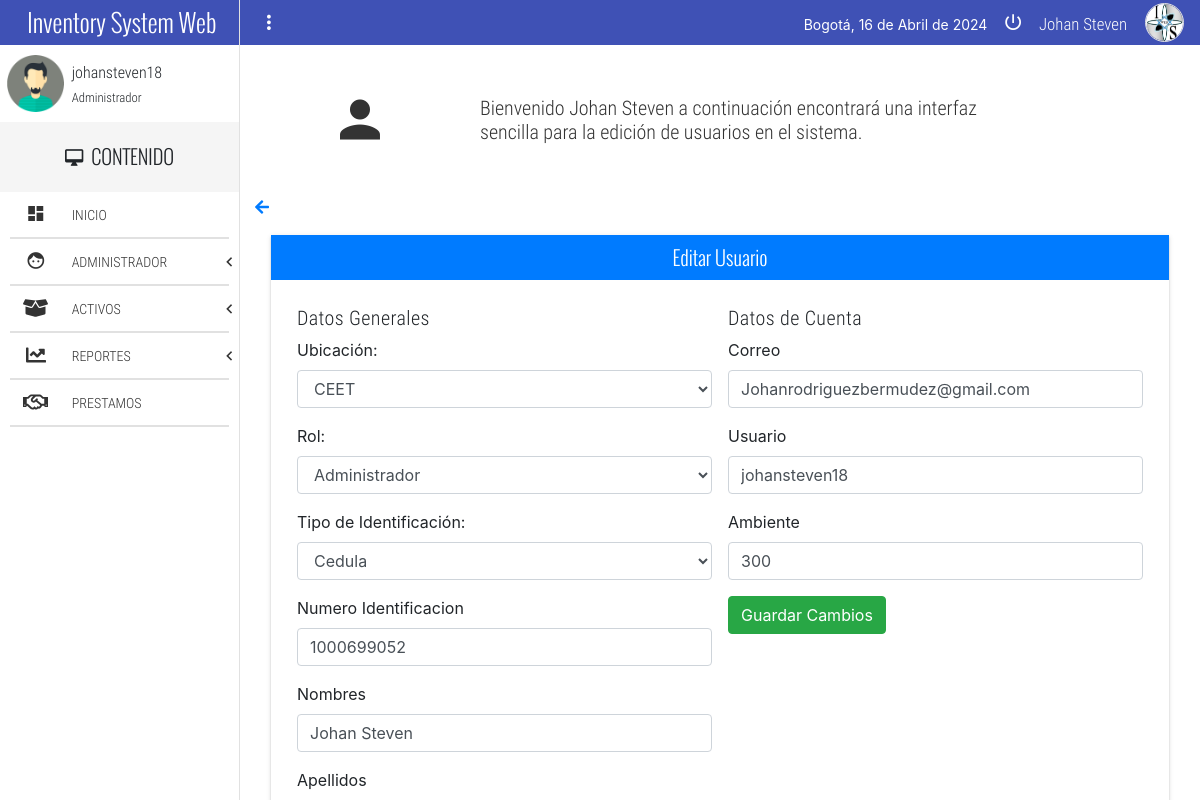
The page /ejecutar.php?c=Usuarios&a=modificar&id=1 (signed in) on the database its author committed.
### tables this page shows
CREATE TABLE `usuarios` (
  `idUsuario` int NOT NULL COMMENT 'cambiotres',
  `Sede_idSede` int NOT NULL,
  `Rol_idRol` int NOT NULL,
  `TipoIdentificacion_idTipoIdentificacion` int NOT NULL,
  `Identificacion` int DEFAULT NULL,
  `Nombres` varchar(250) DEFAULT NULL,
  `Apellidos` varchar(250) DEFAULT NULL,
  `Direccion` varchar(250) DEFAULT NULL,
  `Telefono` varchar(250) DEFAULT NULL,
  `Correo` varchar(250) DEFAULT NULL,
  `Usuario` varchar(250) DEFAULT NULL,
  `Contrasena` varchar(250) DEFAULT NULL,
  `activacion` int DEFAULT '1',
  `token_password` varchar(100) DEFAULT NULL,
  `password_request` int DEFAULT '0',
  `Ambiente` int DEFAULT NULL,
  `Estado` int NOT NULL DEFAULT '1',
  `Fecha_registro` date NOT NULL
);

CREATE TABLE `sede` (
  `idSede` int NOT NULL,
  `NombreSede` varchar(250) DEFAULT NULL,
  `Dirección` varchar(250) DEFAULT NULL,
  `Ciudad` varchar(250) DEFAULT NULL
);

CREATE TABLE `rol` (
  `idRol` int NOT NULL,
  `NombreRol` varchar(250) DEFAULT NULL
);

CREATE TABLE `tipoidentificacion` (
  `idTipoIdentificacion` int NOT NULL,
  `NombreIdentificacion` varchar(250) DEFAULT NULL
);

### controllers/Usuarios.php (called while the page is built, shortened)
<?php
class UsuariosController
{
	public function __construct()
	{
		require_once "models/UsuariosModel.php";
	}
	public function modificar($id)
	{
		$usuarios = new Usuarios_model();
		$sede = new Usuarios_model();
		$rol = new Usuarios_model();
		$tidentificacion = new Usuarios_model();
		$data["sede"] = $sede->get_sede();
		$data["rol"] = $rol->get_rol();
		$data["tipo"] = $tidentificacion->get_tipo();
		$data["idUsuarios"] = $id;
		$data["usuarios"] = $usuarios->get_usuario($id);
		$data["titulo"] = "Usuarios";
		require_once "views/usuarios/usuarios_modifica.php";
	}
}

### config/database.php (called while the page is built, shortened)
<?php
class Conectar
{
	public static function conexion()
	{
		$conexion = new mysqli("localhost", "root", "Johan12345*", "InventoryWeb");
		return $conexion;
	}
}

### models/UsuariosModel.php (called while the page is built, shortened)
<?php
class Usuarios_model
{
	private $db;
	private $usuarios;
	public function __construct()
	{
		$this->db = Conectar::conexion();
		$this->usuarios = array();
	}
	public function get_sede()
	{
		$sql = "SELECT * FROM sede";
		$resultado = $this->db->query($sql);
		while ($row = $resultado->fetch_assoc()) {
			$this->usuarios[] = $row;
		}
		return $this->usuarios;
	}
	public function get_rol()
	{
		$sql = "SELECT * FROM rol";
		$resultado = $this->db->query($sql);
		while ($row = $resultado->fetch_assoc()) {
			$this->usuarios[] = $row;
		}
		return $this->usuarios;
	}
	public function get_tipo()
	{
		$sql = "SELECT * FROM tipoidentificacion";
		$resultado = $this->db->query($sql);
		while ($row = $resultado->fetch_assoc()) {
			$this->usuarios[] = $row;
		}
		return $this->usuarios;
	}
	public function get_usuario($id)
	{
		$sql = "SELECT idUsuario,Sede_idSede,TipoIdentificacion_idTipoIdentificacion,Rol_idRol, NombreSede,NombreRol,NombreIdentificacion,Identificacion ,Nombres,Apellidos,Direccion,Telefono,Correo,Usuario,Ambiente,Fecha_Registro From usuarios INNER JOIN rol ON Rol_idRol = idRol INNER JOIN tipoidentificacion ON TipoIdentificacion_idTipoIdentificacion = idTipoidentificacion INNER JOIN sede ON Sede_idSede = idSede WHERE idUsuario='$id' LIMIT 1";
		$resultado = $this->db->query($sql);
		$row = $resultado->fetch_assoc();
		return $row;
	}
}

### views/usuarios/usuarios_modifica.php (the view, shortened to what this page needs)
<!DOCTYPE html>
<html>
<head>
	<link rel="stylesheet" type="text/css" href="estilodelistas.css">
	<?php include 'assets/includes/scripts.php'; ?>
	<link rel="stylesheet" href="assets/css/bootstrap.min.css">
</head>
<body>
	<div class="full-width navBar">
		<?php include 'assets/includes/barraprincipal.php';  ?>
	</div>
	<section class="full-width navLateral">
		<div class="full-width navLateral-bg btn-menu"></div>
		<?php include 'assets/includes/barralateral.php';  ?>
	</section>
	<section class="full-width pageContent">
		<section class="full-width header-well">
			<div class="full-width header-well-icon">
				<i class="zmdi zmdi-account"></i>
			</div>
			<div class="full-width header-well-text">
				<p class="text-condensedLight">
					Bienvenido <?php echo $_SESSION['usuari']; ?> a continuación encontrará una interfaz <br>
					sencilla para la edición de usuarios en el sistema.
				</p>
			</div>
		</section>
		<div class="container">
			<a href="ejecutar.php?c=Usuarios&a=index"><i class="fas fa-arrow-left"><button id="guardar" name="guardar" type="submit" class="btn-cancelar"></button></i></a>
			<form id="nuevo" name="nuevo" method="POST" action="ejecutar.php?c=Usuarios&a=actualizar" autocomplete="off">
				<div class="mdl-tabs__panel is-active" id="tabNewAdmin">
					<div class="mdl-grid">
						<div class="mdl-cell mdl-cell--4-col-phone mdl-cell--8-col-tablet mdl-cell--12-col-desktop">
							<div class="full-width panel mdl-shadow--2dp">
								<div class="full-width panel-tittle bg-primary text-center tittles">
									Editar Usuario
								</div>
								<div class="full-width panel-content">
									<div class="mdl-grid">
										<div class="mdl-cell mdl-cell--4-col-phone mdl-cell--8-col-tablet mdl-cell--6-col-desktop">
											<h5 class="text-condensedLight">Datos Generales</h5>
											<div class="form-group">
												<label for="serial">Ubicación: </label>
												<select class="form-control" name="Sede_idSede" id="Sede_idSede">
													<option value="<?php echo $data["usuarios"]["Sede_idSede"]; ?>" selected><?php echo $data["usuarios"]["NombreSede"]; ?></option>
												</select>
											</div>
											<div class="form-group">
												<label for="serial">Rol: </label>
												<select class="form-control" name="Rol_idRol" id="Rol_idRol">
													<option value="<?php echo $data["usuarios"]["Rol_idRol"]; ?>" selected><?php echo $data["usuarios"]["NombreRol"]; ?></option>
												</select>
											</div>
											<div class="form-group">
												<label for="serial">Tipo de Identificación: </label>
												<select class="form-control" name="TipoIdentificacion_idTipoIdentificacion" id="TipoIdentificacion_idTipoIdentificacion">
													<option value="<?php echo $data["usuarios"]["TipoIdentificacion_idTipoIdentificacion"]; ?>" selected><?php echo $data["usuarios"]["NombreIdentificacion"]; ?></option>
												</select>
											</div>
											<div class="form-group">
												<label for="nidentificacion">Numero Identificacion</label>
												<input type="text" class="form-control" id="Identificacion" name="Identificacion" value="<?php echo $data["usuarios"]["Identificacion"] ?>" />
											</div>
											<div class="form-group">
												<label for="Nombres">Nombres</label>
												<input type="text" class="form-control" id="Nombres" name="Nombres" value="<?php echo $data["usuarios"]["Nombres"] ?>" />
											</div>
											<div class="form-group">
												<label for="Apellidos">Apellidos</label>
											</div>
										</div>
										<div class="mdl-cell mdl-cell--4-col-phone mdl-cell--8-col-tablet mdl-cell--6-col-desktop">
											<h5 class="text-condensedLight">Datos de Cuenta</h5>
											<div class="form-group">
												<label for="correo">Correo</label>
												<input type="text" class="form-control" id="Correo" name="Correo" value="<?php echo $data["usuarios"]["Correo"] ?>" />
											</div>
											<div class="form-group">
												<label for="usuario">Usuario</label>
												<input type="text" class="form-control" id="Usuario" name="Usuario" value="<?php echo $data["usuarios"]["Usuario"] ?>" />
											</div>
											<div class="form-group">
												<label for="tusuario">Ambiente</label>
												<input type="text" class="form-control" id="Ambiente" name="Ambiente" value="<?php echo $data["usuarios"]["Ambiente"] ?>" />
											</div>
											<button id="guardar" name="guardar" type="submit" class="btn btn-success">Guardar Cambios</button>
										</div>
									</div>
								</div>
							</div>
						</div>
					</div>
				</div>
			</form>
		</div>
	</section>
</body>
</html>

### css/main.css (style rules this page uses)
html, body { width: 100%; height: 100%; margin: 0; padding: 0; font-size: 16px; font-family: "RobotoRegular"; position: relative; background-color: #fff; }
.text-condensedLight { font-family: "RobotoCondensedLight"; }
.text-center { text-align: center; }
.tittles { font-family: "OswaldLight"; }
.full-width { margin: 0; padding: 0; width: 100%; box-sizing: border-box; }
.panel { height: auto; }
.panel-tittle { height: 45px; display: block; line-height: 45px; color: #fff; font-size: 20px; }
.panel-content { display: block; padding: 10px; }
.header-well, .header-well-icon, .header-well-text { min-height: 150px; height: auto; }
.header-well { position: relative; }
.header-well-icon, .header-well-text { position: absolute; top: 0; color: #333; }
.header-well-icon { left: 0; width: 25%; }
.header-well-icon i, .header-well-text p { position: absolute; top: 50%; display: block; width: 100%; transform: translateY(-50%); }
.header-well-icon i { text-align: center; font-size: 60px; }
.header-well-text { right: 0; width: 75%; }
.header-well-text p { font-size: 20px; margin: 0; padding: 0; }
.bg-primary { background-color: #2e6da4 !important; }
.navBar { background-color: #3F51B5; height: 45px; position: absolute; top: 0; left: 0; z-index: 79; color: #fff; }
.navLateral, .pageContent, .navLateral-body, .navLateral-bg { position: absolute; top: 0; height: 100%; }
.navLateral { left: 0; width: 20%; z-index: 80; border-right: 1px solid #E1E1E1; transition: all .3s ease-in-out; }
.pageContent { padding-top: 45px; right: 0; width: 80%; z-index: 77; background-color: #fff; transition: all .3s ease-in-out; }

### rows shown on the page
usuarios: Sede_idSede "CEET", Rol_idRol "Administrador", TipoIdentificacion_idTipoIdentificacion "Cedula", Identificacion "1000699052", Nombres "Johan Steven", Correo "Johanrodriguezbermudez@gmail.com", Usuario "johansteven18", Ambiente "300"

### other values the page prints
fechaC() "16 de Abril de 2024"
$_SESSION['usuari'] "Johan Steven"
$_SESSION['nom'] "johansteven18"
$_SESSION['rol'] "Administrador"
